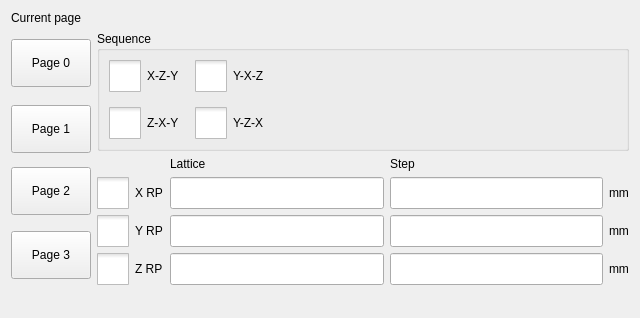
<?xml version="1.0" encoding="UTF-8"?>
<ui version="4.0">
 <class>ICHCStackedSettingsFrame</class>
 <widget class="QFrame" name="ICHCStackedSettingsFrame">
  <property name="geometry">
   <rect>
    <x>0</x>
    <y>0</y>
    <width>640</width>
    <height>318</height>
   </rect>
  </property>
  <property name="windowTitle">
   <string>Frame</string>
  </property>
  <property name="frameShape">
   <enum>QFrame::NoFrame</enum>
  </property>
  <property name="frameShadow">
   <enum>QFrame::Plain</enum>
  </property>
  <layout class="QGridLayout" name="gridLayout_2">
   <item row="0" column="0">
    <widget class="QLabel" name="currentPageLabel">
     <property name="text">
      <string>Current page</string>
     </property>
    </widget>
   </item>
   <item row="1" column="0">
    <widget class="QToolButton" name="page0ToolButton">
     <property name="sizePolicy">
      <sizepolicy hsizetype="Fixed" vsizetype="Fixed">
       <horstretch>0</horstretch>
       <verstretch>0</verstretch>
      </sizepolicy>
     </property>
     <property name="minimumSize">
      <size>
       <width>80</width>
       <height>48</height>
      </size>
     </property>
     <property name="maximumSize">
      <size>
       <width>80</width>
       <height>48</height>
      </size>
     </property>
     <property name="text">
      <string>Page 0</string>
     </property>
     <property name="checkable">
      <bool>true</bool>
     </property>
     <attribute name="buttonGroup">
      <string>buttonGroup_2</string>
     </attribute>
    </widget>
   </item>
   <item row="1" column="1" rowspan="4">
    <layout class="QVBoxLayout" name="verticalLayout">
     <item>
      <widget class="QGroupBox" name="groupBox">
       <property name="title">
        <string>Sequence</string>
       </property>
       <layout class="QFormLayout" name="formLayout">
        <property name="horizontalSpacing">
         <number>15</number>
        </property>
        <property name="verticalSpacing">
         <number>15</number>
        </property>
        <item row="0" column="0">
         <widget class="QCheckBox" name="xzyCheckBox">
          <property name="styleSheet">
           <string notr="true">::indicator {
     width: 32px;
     height: 32px;
 }

::indicator:unchecked 
{
     image: url(:/resource/check_unchecked.png);
 }
::indicator:checked 
{
     image: url(:/resource/check_checked.png);
 }
</string>
          </property>
          <property name="text">
           <string>X-Z-Y</string>
          </property>
          <attribute name="buttonGroup">
           <string>buttonGroup</string>
          </attribute>
         </widget>
        </item>
        <item row="0" column="1">
         <widget class="QCheckBox" name="yxzCheckBox">
          <property name="styleSheet">
           <string notr="true">::indicator {
     width: 32px;
     height: 32px;
 }

::indicator:unchecked 
{
     image: url(:/resource/check_unchecked.png);
 }
::indicator:checked 
{
     image: url(:/resource/check_checked.png);
 }
</string>
          </property>
          <property name="text">
           <string>Y-X-Z</string>
          </property>
          <attribute name="buttonGroup">
           <string>buttonGroup</string>
          </attribute>
         </widget>
        </item>
        <item row="1" column="0">
         <widget class="QCheckBox" name="zxyCheckBox">
          <property name="styleSheet">
           <string notr="true">::indicator {
     width: 32px;
     height: 32px;
 }

::indicator:unchecked 
{
     image: url(:/resource/check_unchecked.png);
 }
::indicator:checked 
{
     image: url(:/resource/check_checked.png);
 }
</string>
          </property>
          <property name="text">
           <string>Z-X-Y</string>
          </property>
          <attribute name="buttonGroup">
           <string>buttonGroup</string>
          </attribute>
         </widget>
        </item>
        <item row="1" column="1">
         <widget class="QCheckBox" name="yzxCheckBox">
          <property name="styleSheet">
           <string notr="true">::indicator {
     width: 32px;
     height: 32px;
 }

::indicator:unchecked 
{
     image: url(:/resource/check_unchecked.png);
 }
::indicator:checked 
{
     image: url(:/resource/check_checked.png);
 }
</string>
          </property>
          <property name="text">
           <string>Y-Z-X</string>
          </property>
          <attribute name="buttonGroup">
           <string>buttonGroup</string>
          </attribute>
         </widget>
        </item>
       </layout>
      </widget>
     </item>
     <item>
      <layout class="QGridLayout" name="gridLayout">
       <item row="0" column="1">
        <widget class="QLabel" name="label_2">
         <property name="text">
          <string>Lattice</string>
         </property>
        </widget>
       </item>
       <item row="0" column="2">
        <widget class="QLabel" name="label_3">
         <property name="text">
          <string>Step</string>
         </property>
        </widget>
       </item>
       <item row="1" column="0">
        <widget class="QCheckBox" name="xRPCheckBox">
         <property name="styleSheet">
          <string notr="true">::indicator {
     width: 32px;
     height: 32px;
 }

::indicator:unchecked 
{
     image: url(:/resource/check_unchecked.png);
 }
::indicator:checked 
{
     image: url(:/resource/check_checked.png);
 }
</string>
         </property>
         <property name="text">
          <string>X RP</string>
         </property>
        </widget>
       </item>
       <item row="1" column="1">
        <widget class="ICLineEditWithVirtualNumericKeypad" name="xRPLatticeLineEdit">
         <property name="minimumSize">
          <size>
           <width>0</width>
           <height>32</height>
          </size>
         </property>
        </widget>
       </item>
       <item row="1" column="2">
        <widget class="ICLineEditWithVirtualNumericKeypad" name="xRPStepLineEdit">
         <property name="minimumSize">
          <size>
           <width>0</width>
           <height>32</height>
          </size>
         </property>
        </widget>
       </item>
       <item row="2" column="0">
        <widget class="QCheckBox" name="yRPCheckBox">
         <property name="styleSheet">
          <string notr="true">::indicator {
     width: 32px;
     height: 32px;
 }

::indicator:unchecked 
{
     image: url(:/resource/check_unchecked.png);
 }
::indicator:checked 
{
     image: url(:/resource/check_checked.png);
 }
</string>
         </property>
         <property name="text">
          <string>Y RP</string>
         </property>
        </widget>
       </item>
       <item row="2" column="1">
        <widget class="ICLineEditWithVirtualNumericKeypad" name="yRPLatticeLineEdit">
         <property name="minimumSize">
          <size>
           <width>0</width>
           <height>32</height>
          </size>
         </property>
        </widget>
       </item>
       <item row="2" column="2">
        <widget class="ICLineEditWithVirtualNumericKeypad" name="yRPStepLineEdit">
         <property name="minimumSize">
          <size>
           <width>0</width>
           <height>32</height>
          </size>
         </property>
        </widget>
       </item>
       <item row="3" column="0">
        <widget class="QCheckBox" name="zRPCheckBox">
         <property name="styleSheet">
          <string notr="true">::indicator {
     width: 32px;
     height: 32px;
 }

::indicator:unchecked 
{
     image: url(:/resource/check_unchecked.png);
 }
::indicator:checked 
{
     image: url(:/resource/check_checked.png);
 }
</string>
         </property>
         <property name="text">
          <string>Z RP</string>
         </property>
        </widget>
       </item>
       <item row="3" column="1">
        <widget class="ICLineEditWithVirtualNumericKeypad" name="zRPLatticeLineEdit">
         <property name="minimumSize">
          <size>
           <width>0</width>
           <height>32</height>
          </size>
         </property>
        </widget>
       </item>
       <item row="3" column="2">
        <widget class="ICLineEditWithVirtualNumericKeypad" name="zRPStepLineEdit">
         <property name="minimumSize">
          <size>
           <width>0</width>
           <height>32</height>
          </size>
         </property>
        </widget>
       </item>
       <item row="1" column="3">
        <widget class="QLabel" name="label">
         <property name="text">
          <string>mm</string>
         </property>
        </widget>
       </item>
       <item row="2" column="3">
        <widget class="QLabel" name="label_4">
         <property name="text">
          <string>mm</string>
         </property>
        </widget>
       </item>
       <item row="3" column="3">
        <widget class="QLabel" name="label_5">
         <property name="text">
          <string>mm</string>
         </property>
        </widget>
       </item>
      </layout>
     </item>
    </layout>
   </item>
   <item row="2" column="0">
    <widget class="QToolButton" name="page1ToolButton">
     <property name="sizePolicy">
      <sizepolicy hsizetype="Fixed" vsizetype="Fixed">
       <horstretch>0</horstretch>
       <verstretch>0</verstretch>
      </sizepolicy>
     </property>
     <property name="minimumSize">
      <size>
       <width>80</width>
       <height>48</height>
      </size>
     </property>
     <property name="maximumSize">
      <size>
       <width>80</width>
       <height>48</height>
      </size>
     </property>
     <property name="text">
      <string>Page 1</string>
     </property>
     <property name="checkable">
      <bool>true</bool>
     </property>
     <attribute name="buttonGroup">
      <string>buttonGroup_2</string>
     </attribute>
    </widget>
   </item>
   <item row="3" column="0">
    <widget class="QToolButton" name="page2ToolButton">
     <property name="sizePolicy">
      <sizepolicy hsizetype="Fixed" vsizetype="Fixed">
       <horstretch>0</horstretch>
       <verstretch>0</verstretch>
      </sizepolicy>
     </property>
     <property name="minimumSize">
      <size>
       <width>80</width>
       <height>48</height>
      </size>
     </property>
     <property name="maximumSize">
      <size>
       <width>80</width>
       <height>48</height>
      </size>
     </property>
     <property name="text">
      <string>Page 2</string>
     </property>
     <property name="checkable">
      <bool>true</bool>
     </property>
     <attribute name="buttonGroup">
      <string>buttonGroup_2</string>
     </attribute>
    </widget>
   </item>
   <item row="4" column="0">
    <widget class="QToolButton" name="page3ToolButton">
     <property name="sizePolicy">
      <sizepolicy hsizetype="Fixed" vsizetype="Fixed">
       <horstretch>0</horstretch>
       <verstretch>0</verstretch>
      </sizepolicy>
     </property>
     <property name="minimumSize">
      <size>
       <width>80</width>
       <height>48</height>
      </size>
     </property>
     <property name="maximumSize">
      <size>
       <width>80</width>
       <height>48</height>
      </size>
     </property>
     <property name="text">
      <string>Page 3</string>
     </property>
     <property name="checkable">
      <bool>true</bool>
     </property>
     <attribute name="buttonGroup">
      <string>buttonGroup_2</string>
     </attribute>
    </widget>
   </item>
   <item row="5" column="0">
    <spacer name="verticalSpacer">
     <property name="orientation">
      <enum>Qt::Vertical</enum>
     </property>
     <property name="sizeHint" stdset="0">
      <size>
       <width>20</width>
       <height>40</height>
      </size>
     </property>
    </spacer>
   </item>
  </layout>
 </widget>
 <customwidgets>
  <customwidget>
   <class>ICLineEditWithVirtualNumericKeypad</class>
   <extends>QLineEdit</extends>
   <header>iclineeditwithvirtualnumerickeypad.h</header>
  </customwidget>
 </customwidgets>
 <resources/>
 <connections/>
 <buttongroups>
  <buttongroup name="buttonGroup_2"/>
  <buttongroup name="buttonGroup"/>
 </buttongroups>
</ui>
